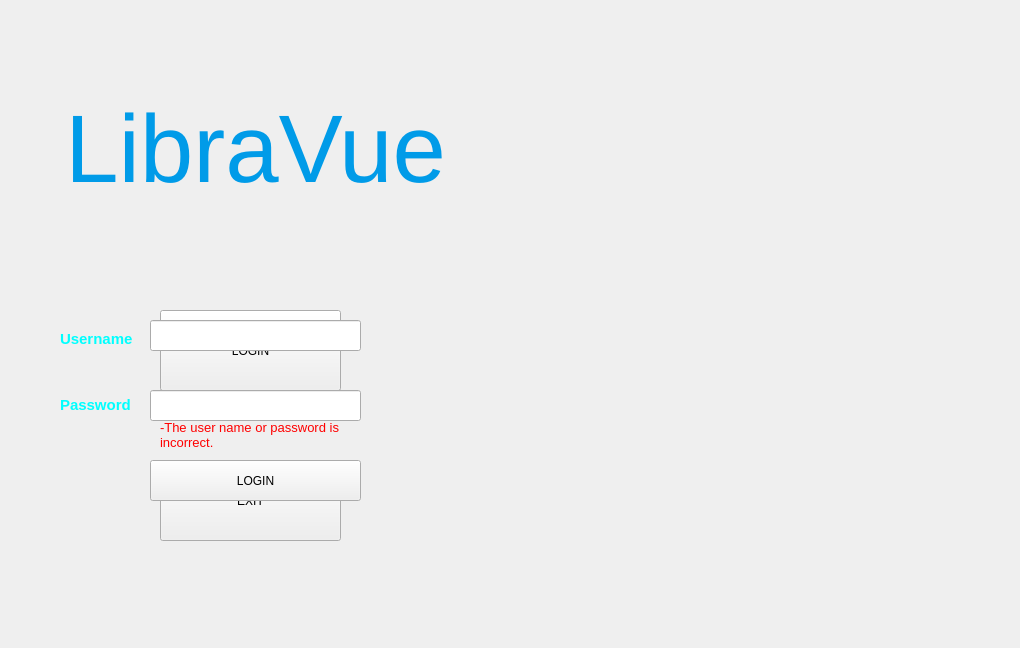
<?xml version="1.0" encoding="UTF-8"?>
<ui version="4.0">
 <class>MainWindow</class>
 <widget class="QMainWindow" name="MainWindow">
  <property name="enabled">
   <bool>true</bool>
  </property>
  <property name="geometry">
   <rect>
    <x>0</x>
    <y>0</y>
    <width>1020</width>
    <height>648</height>
   </rect>
  </property>
  <property name="windowTitle">
   <string>MainWindow</string>
  </property>
  <property name="autoFillBackground">
   <bool>false</bool>
  </property>
  <property name="styleSheet">
   <string notr="true"/>
  </property>
  <widget class="QWidget" name="centralwidget">
   <widget class="QPushButton" name="pushButton">
    <property name="geometry">
     <rect>
      <x>160</x>
      <y>310</y>
      <width>181</width>
      <height>81</height>
     </rect>
    </property>
    <property name="autoFillBackground">
     <bool>false</bool>
    </property>
    <property name="styleSheet">
     <string notr="true"/>
    </property>
    <property name="text">
     <string>LOGIN</string>
    </property>
   </widget>
   <widget class="QPushButton" name="pushButton_2">
    <property name="geometry">
     <rect>
      <x>160</x>
      <y>460</y>
      <width>181</width>
      <height>81</height>
     </rect>
    </property>
    <property name="styleSheet">
     <string notr="true"/>
    </property>
    <property name="text">
     <string>EXIT</string>
    </property>
   </widget>
   <widget class="QLabel" name="label">
    <property name="geometry">
     <rect>
      <x>30</x>
      <y>40</y>
      <width>451</width>
      <height>221</height>
     </rect>
    </property>
    <property name="text">
     <string>&lt;html&gt;&lt;head/&gt;&lt;body&gt;&lt;p align=&quot;center&quot;&gt;&lt;span style=&quot; font-size:72pt; color:#009be8;&quot;&gt;LibraVue&lt;/span&gt;&lt;/p&gt;&lt;/body&gt;&lt;/html&gt;</string>
    </property>
   </widget>
   <widget class="QLineEdit" name="User">
    <property name="geometry">
     <rect>
      <x>150</x>
      <y>320</y>
      <width>211</width>
      <height>31</height>
     </rect>
    </property>
    <property name="styleSheet">
     <string notr="true"/>
    </property>
   </widget>
   <widget class="QLineEdit" name="password">
    <property name="geometry">
     <rect>
      <x>150</x>
      <y>390</y>
      <width>211</width>
      <height>31</height>
     </rect>
    </property>
    <property name="styleSheet">
     <string notr="true"/>
    </property>
   </widget>
   <widget class="QLabel" name="Username">
    <property name="geometry">
     <rect>
      <x>60</x>
      <y>330</y>
      <width>81</width>
      <height>16</height>
     </rect>
    </property>
    <property name="text">
     <string>&lt;html&gt;&lt;head/&gt;&lt;body&gt;&lt;p&gt;&lt;span style=&quot; font-size:11pt; font-weight:700; color:#00ffff;&quot;&gt;Username&lt;/span&gt;&lt;/p&gt;&lt;/body&gt;&lt;/html&gt;</string>
    </property>
   </widget>
   <widget class="QLabel" name="Password">
    <property name="geometry">
     <rect>
      <x>60</x>
      <y>390</y>
      <width>81</width>
      <height>31</height>
     </rect>
    </property>
    <property name="text">
     <string>&lt;html&gt;&lt;head/&gt;&lt;body&gt;&lt;p&gt;&lt;span style=&quot; font-size:11pt; font-weight:700; color:#00ffff;&quot;&gt;Password&lt;/span&gt;&lt;/p&gt;&lt;/body&gt;&lt;/html&gt;</string>
    </property>
   </widget>
   <widget class="QPushButton" name="login">
    <property name="geometry">
     <rect>
      <x>150</x>
      <y>460</y>
      <width>211</width>
      <height>41</height>
     </rect>
    </property>
    <property name="text">
     <string>LOGIN</string>
    </property>
   </widget>
   <widget class="QLabel" name="error_prompt">
    <property name="geometry">
     <rect>
      <x>160</x>
      <y>420</y>
      <width>211</width>
      <height>31</height>
     </rect>
    </property>
    <property name="text">
     <string>&lt;!DOCTYPE HTML PUBLIC &quot;-//W3C//DTD HTML 4.0//EN&quot; &quot;http://www.w3.org/TR/REC-html40/strict.dtd&quot;&gt;
&lt;html&gt;&lt;head&gt;&lt;meta name=&quot;qrichtext&quot; content=&quot;1&quot; /&gt;&lt;meta charset=&quot;utf-8&quot; /&gt;&lt;style type=&quot;text/css&quot;&gt;
p, li { white-space: pre-wrap; }
hr { height: 1px; border-width: 0; }
li.unchecked::marker { content: &quot;\2610&quot;; }
li.checked::marker { content: &quot;\2612&quot;; }
&lt;/style&gt;&lt;/head&gt;&lt;body style=&quot; font-family:'Microsoft YaHei UI'; font-size:9pt; font-weight:400; font-style:normal;&quot;&gt;
&lt;p style=&quot; margin-top:0px; margin-bottom:0px; margin-left:0px; margin-right:0px; -qt-block-indent:0; text-indent:0px;&quot;&gt;&lt;span style=&quot; font-size:10pt; color:#ff0000;&quot;&gt;-The user name or password is &lt;/span&gt;&lt;/p&gt;
&lt;p style=&quot; margin-top:0px; margin-bottom:0px; margin-left:0px; margin-right:0px; -qt-block-indent:0; text-indent:0px;&quot;&gt;&lt;span style=&quot; font-size:10pt; color:#ff0000;&quot;&gt;incorrect.&lt;/span&gt;&lt;/p&gt;&lt;/body&gt;&lt;/html&gt;</string>
    </property>
   </widget>
   <zorder>pushButton_2</zorder>
   <zorder>label</zorder>
   <zorder>pushButton</zorder>
   <zorder>User</zorder>
   <zorder>password</zorder>
   <zorder>Username</zorder>
   <zorder>Password</zorder>
   <zorder>login</zorder>
   <zorder>error_prompt</zorder>
  </widget>
 </widget>
 <resources/>
 <connections/>
</ui>
